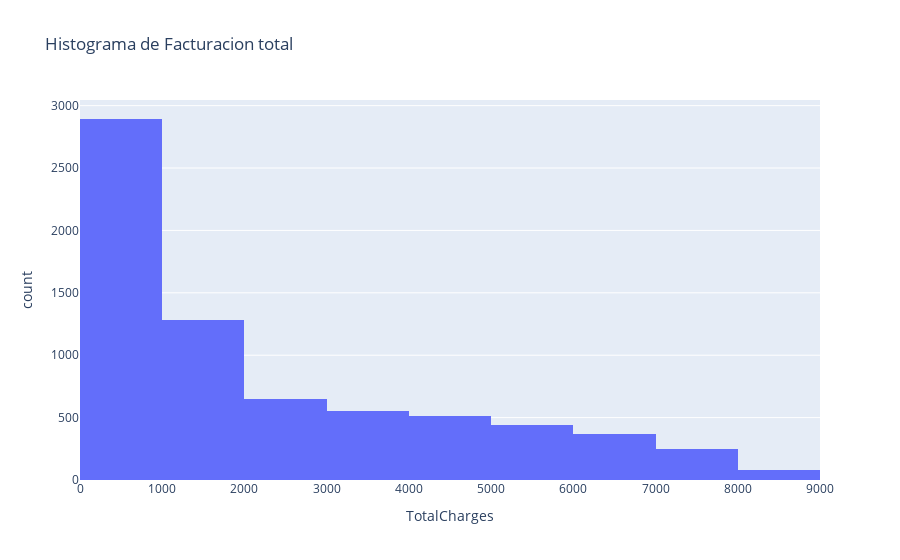

The notebook cell saved with this chart:
### Markdown cell above
Cantidad de clientes por genero.

### Code cell
# Mostrar histograma por monto de facturacion total "TotalCharges"
fig = px.histogram(df, x='TotalCharges', nbins=14, title='Histograma de Facturacion total')
fig.show()

### Figure 1 — Plotly figure (JSON) as saved in the notebook; plotly's stock layout.template omitted (floating-point values rounded to 4 significant figures; data arrays with more than 128 entries replaced by an {"elided": "..."} marker saying what was removed)
{"data": [{"alignmentgroup": "True", "bingroup": "x", "hovertemplate": "TotalCharges=%{x}<br>count=%{y}<extra></extra>", "legendgroup": "", "marker": {"color": "#636efa", "pattern": {"shape": ""}}, "name": "", "nbinsx": 14, "offsetgroup": "", "orientation": "v", "showlegend": false, "type": "histogram", "x": {"elided": "7032 float values"}, "xaxis": "x", "yaxis": "y"}], "layout": {"barmode": "relative", "legend": {"tracegroupgap": 0}, "title": {"text": "Histograma de Facturacion total"}, "xaxis": {"anchor": "y", "domain": [0, 1], "title": {"text": "TotalCharges"}}, "yaxis": {"anchor": "x", "domain": [0, 1], "title": {"text": "count"}}}}
